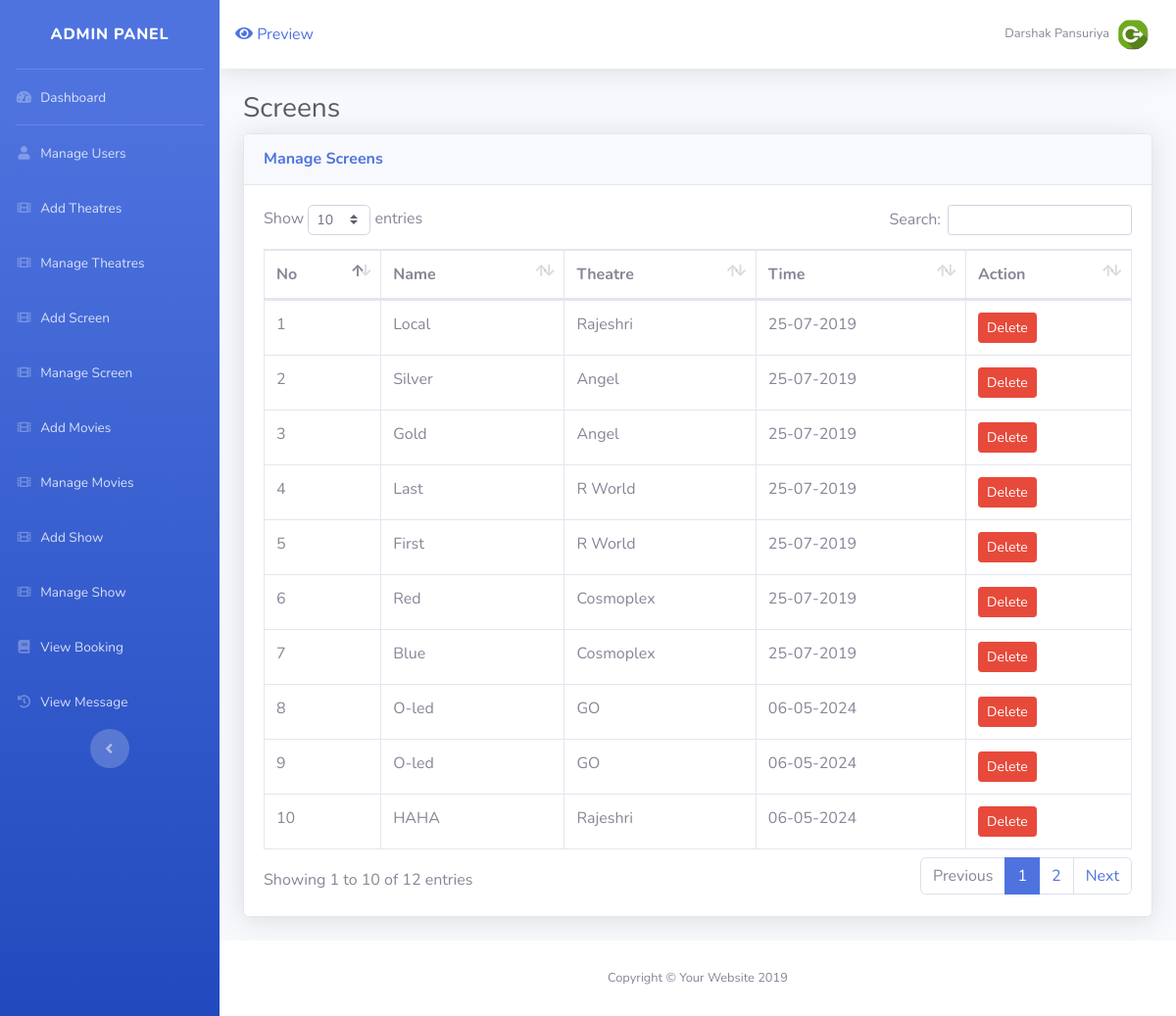
Page /admin/screen_manage.php (signed in) on the committed database.
### tables this page shows
CREATE TABLE `screen` (
  `s_id` int(4) NOT NULL,
  `s_nm` varchar(20) NOT NULL,
  `s_theatre` int(2) NOT NULL,
  `s_seats` int(250) NOT NULL DEFAULT 49,
  `s_time` int(40) NOT NULL
);

CREATE TABLE `theatre` (
  `t_id` int(4) NOT NULL,
  `t_nm` varchar(30) NOT NULL,
  `t_city` varchar(30) NOT NULL,
  `t_time` bigint(40) NOT NULL
);

### admin/screen_manage.php (the view, shortened to what this page needs)
<?php
	include("include/header.php");
	include("../include/config.php");
?>
<div class="container-fluid">
  <h1 class="h3 mb-2 text-gray-800">Screens</h1>
  <div class="card shadow mb-4">
	<div class="card-header py-3">
	  <h6 class="m-0 font-weight-bold text-primary">Manage Screens</h6>
	</div>
	<div class="card-body">
		<div class="table-responsive">
                <table class="table table-bordered" id="dataTable" width="100%" cellspacing="0">
<thead>
                    <tr>
                      <th>No</th>
                      <th>Name</th>
                      <th>Theatre</th>
                      <th>Time</th>
                      <th>Action</th>
                    </tr>
                  </thead>
                  <tbody>
          <?php
  $sq=mysqli_query($con,"select * from screen");
  $co=1;
while($row=mysqli_fetch_assoc($sq))
              {
             $sid=$row['s_theatre'];
       $tt=date('d-m-Y',$row['s_time']);
      $t_sq="select * from theatre where t_id=$sid";
               $t_res=mysqli_query($con,$t_sq);
               $t_row=mysqli_fetch_assoc($t_res);
               echo'<tr>';
               echo'<td>'.$co.'</td>';
               echo'<td>'.$row['s_nm'].'</td>';
               echo'<td>'.$t_row['t_nm'].'</td>';
              echo'<td>'.$tt.'</td>';
             echo'<td>';
             echo'<a href="../Models/Theatre.php?id='.$row['s_id'].'&dels=1" class="btn btn-danger btn-sm  ">Delete</a></td>';
             $co++;
             }
             ?>
                    </tr>
                  </tbody>
                </table>
              </div>
	</div>
  </div>
</div>
<?php
	include("include/footer.php");
?>

### rows in the picture
screen: s_nm "Local", theatre.t_nm "Rajeshri", s_time "25-07-2019"
screen: s_nm "Silver", theatre.t_nm "Angel", s_time "25-07-2019"
screen: s_nm "Gold", theatre.t_nm "Angel", s_time "25-07-2019"
screen: s_nm "Last", theatre.t_nm "R World", s_time "25-07-2019"
screen: s_nm "First", theatre.t_nm "R World", s_time "25-07-2019"
screen: s_nm "Red", theatre.t_nm "Cosmoplex", s_time "25-07-2019"
screen: s_nm "Blue", theatre.t_nm "Cosmoplex", s_time "25-07-2019"
screen: s_nm "O-led", theatre.t_nm "GO", s_time "06-05-2024"
screen: s_nm "O-led", theatre.t_nm "GO", s_time "06-05-2024"
screen: s_nm "HAHA", theatre.t_nm "Rajeshri", s_time "06-05-2024"

### other values in the picture
$_SESSION['admin']['nm'] "Darshak Pansuriya"
